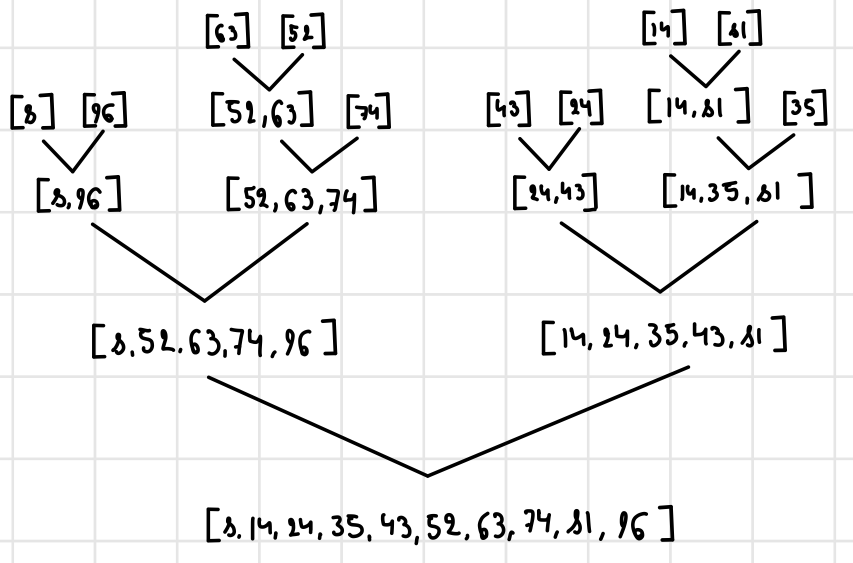
#> input picture img/prueba1.jpg, 1705 x 1125 px (shown at 1/2 size)
$ python main.py
#> lines starting #> are read from the running program, lines starting #| are printed output that depends on the picture
### src/transformations.py
import cv2
import numpy as np

# [9 lines left out: function load_image, not called in this run]

import cv2
import numpy as np
import matplotlib.pyplot as plt

def load_image(image_path: str) -> np.ndarray:
    """
    Carga la imagen en formato BGR (estándar OpenCV).
    """
#> called with image_path = '../img/prueba1.jpg'
    image = cv2.imread(image_path)
#> image is the input picture: shape (1125, 1705, 3); min 0, max 255, mean 240.4
#| Dimensiones de la imagen: (1125, 1705, 3)
    if image is None:
        raise FileNotFoundError(f"No se pudo cargar la imagen en {image_path}")
    return image

def show_image_cv2(image_bgr: np.ndarray, title: str = "Imagen"):
    """
    Muestra la imagen usando Matplotlib, convirtiéndola de BGR a RGB.
    """
    # Convertir de BGR a RGB
    image_rgb = cv2.cvtColor(image_bgr, cv2.COLOR_BGR2RGB)

    # Mostrar con Matplotlib
    plt.imshow(image_rgb)
    plt.title(title)
    plt.axis('off')  # Omitir ejes para una vista más limpia
    plt.show()

#Rotación cv2.getRotationMatrix2D

import cv2
import numpy as np

def rotate_image(image_bgr: np.ndarray, angle: float) -> np.ndarray:
    """
    Rota la imagen (BGR) un número de grados especificado alrededor de su centro.
    Utiliza cv2.getRotationMatrix2D + cv2.warpAffine.
    """
#> called with angle = 45
    # Dimensiones de la imagen
    (height, width) = image_bgr.shape[:2]
#> height = 1125; width = 1705

    # Calcula el centro
    center = (width // 2, height // 2)
#> center = (852, 562)

    # Obtiene la matriz de rotación (2x3)
    # scale=1.0 → no hay escalado
    rotation_matrix = cv2.getRotationMatrix2D(center, angle, 1.0)

    # Aplica la transformación
    rotated = cv2.warpAffine(
        image_bgr,              # imagen de entrada
        rotation_matrix,        # matriz de transformación
        (width, height)         # tamaño de la imagen de salida (ancho, alto)
    )
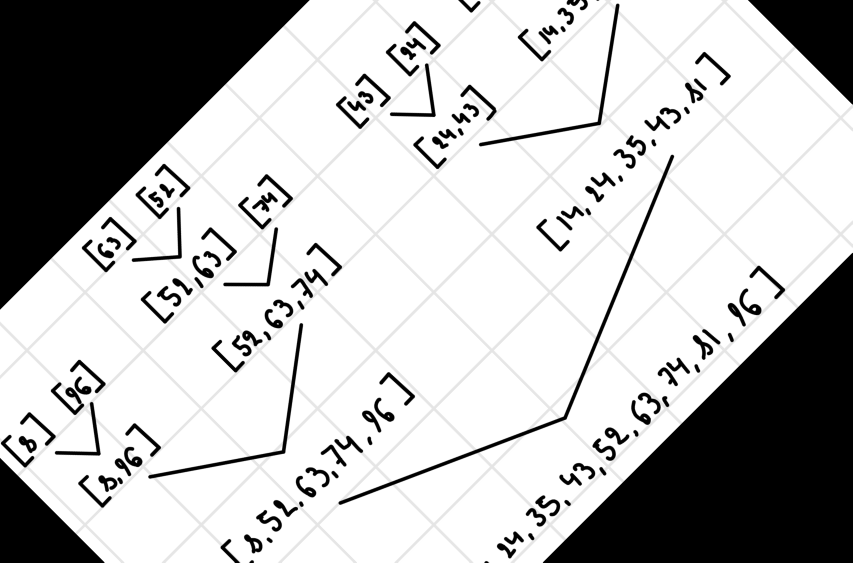
#> rotated: shape (1125, 1705, 3) (shown at 1/2 size); min 0, max 255, mean 186.2
    return rotated

#Escalado cv2.resize

def scale_image(image_bgr: np.ndarray, fx: float, fy: float) -> np.ndarray:
    """
    Escala la imagen multiplicando el ancho por fx y el alto por fy.
    """
#> called with fx = 0.5, fy = 0.5
    # cv2.resize usa (ancho, alto) y fx/fy (factor en x e y)
    scaled = cv2.resize(image_bgr, None, fx=fx, fy=fy, interpolation=cv2.INTER_LINEAR)
    return scaled


#Reflexión (Espejo) cv2.flip

def reflect_image(image_bgr: np.ndarray, flip_code: int) -> np.ndarray:
    """
    flip_code = 0 -> flip vertical
    flip_code = 1 -> flip horizontal
    flip_code = -1 -> flip en ambos ejes
    """
#> called with flip_code = 1
    flipped = cv2.flip(image_bgr, flip_code)
    return flipped


#Traslación (Mover la imagen en x, y) warpAffine

def translate_image(image_bgr: np.ndarray, shift_x: float, shift_y: float) -> np.ndarray:
    """
    Desplaza la imagen shift_x píxeles horizontalmente y shift_y píxeles verticalmente.
    shift_x > 0 -> mueve a la derecha
    shift_y > 0 -> mueve hacia abajo
    """
#> called with shift_x = 100, shift_y = 50
    (height, width) = image_bgr.shape[:2]
#> height = 1125; width = 1705

    # Construir la matriz de traslación
    T = np.float32([
        [1, 0, shift_x],
        [0, 1, shift_y]
    ])

    # warpAffine necesita (width, height) como tamaño de la salida
    translated = cv2.warpAffine(image_bgr, T, (width, height))
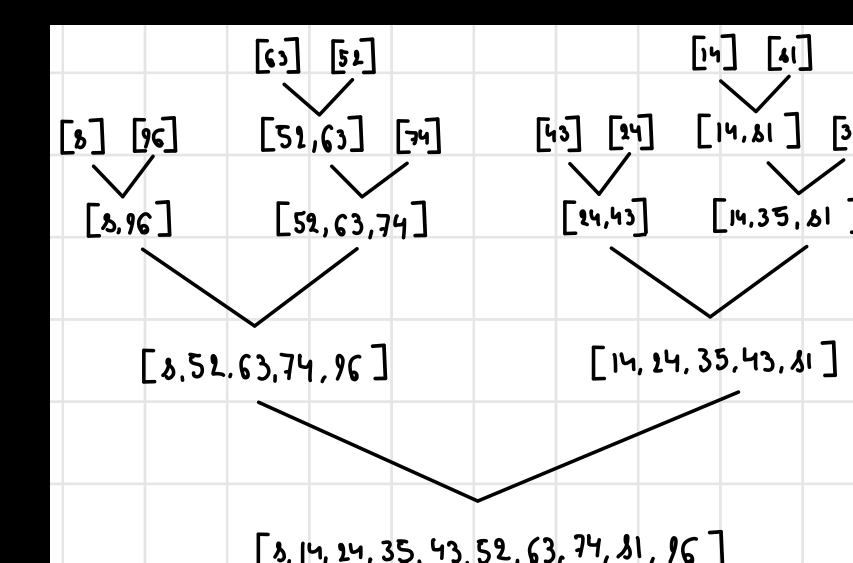
#> translated: shape (1125, 1705, 3) (shown at 1/2 size); min 0, max 255, mean 215.5

    return translated

### src/main.py
from transformations import load_image, show_image_cv2

def main():
    # Ruta relativa hacia la imagen
    img = load_image("../img/prueba1.jpg")
    print("Dimensiones de la imagen:", img.shape)

    # Visualizar
    show_image_cv2(img, "Visualización con Matplotlib")

if __name__ == "__main__":
    main()


#PROBAR FUNCIONES

# src/main.py
from transformations import (
    load_image, show_image_cv2,
    rotate_image, scale_image, reflect_image, translate_image
)

def main():
    # 1. Carga la imagen
    img = load_image("../img/prueba1.jpg")

    # 2. Rotar la imagen 45 grados
    rotated_img = rotate_image(img, 45)
    show_image_cv2(rotated_img, "Imagen Rotada 45°")

    # 3. Escalar la imagen a la mitad
    scaled_img = scale_image(img, fx=0.5, fy=0.5)
    show_image_cv2(scaled_img, "Imagen Escalada a la Mitad")

    # 4. Reflejar la imagen horizontalmente
    flipped_h_img = reflect_image(img, 1)  # flip_code=1: flip horizontal
    show_image_cv2(flipped_h_img, "Imagen Reflejada Horizontalmente")

    # 5. Trasladar la imagen 100 px a la derecha y 50 px hacia abajo
    translated_img = translate_image(img, 100, 50)
    show_image_cv2(translated_img, "Imagen Trasladada")

if __name__ == "__main__":
    main()

#BRAIN

# src/main.py
from transformations import (
    load_image,
    show_image_cv2,
    rotate_image,
    scale_image,
    reflect_image,
    translate_image
)

def main():
    # 1. Cargar imagen (ajusta la ruta si tu imagen se llama distinto o está en otra carpeta)
    img = load_image("../img/brain.jpg")
#> call 3 of load_image, with image_path = '../img/brain.jpg'
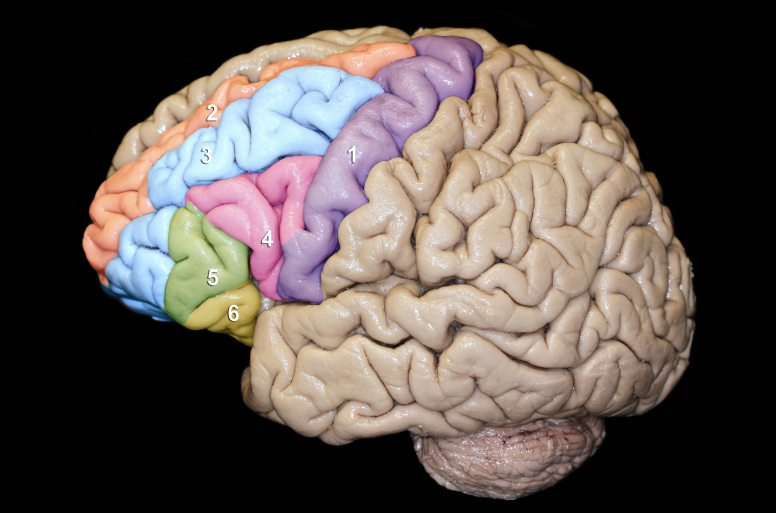
#> input picture img/brain.jpg, 1552 x 1026 px (shown at 1/2 size)
#> in load_image, image is the input picture: shape (1026, 1552, 3); mean B, G, R 76.6, 81.8, 91.9
    print("Dimensiones originales:", img.shape)
#| Dimensiones originales: (1026, 1552, 3)

    # 2. Rotar la imagen 45 grados
    rotated_img = rotate_image(img, 45)
#> call 2 of rotate_image, with angle = 45
#> in rotate_image (call 2), `rotated = cv2.warpAffine( image_bgr,`:
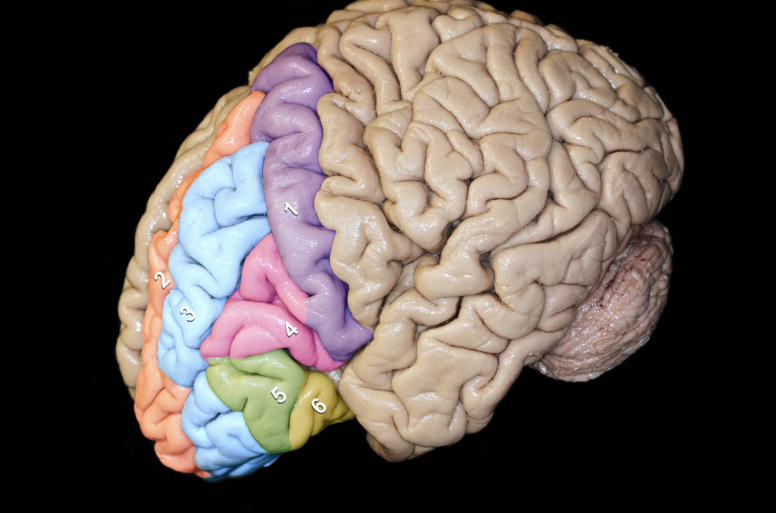
#> rotated: shape (1026, 1552, 3) (shown at 1/2 size); mean B, G, R 76.3, 81.4, 91.4
    show_image_cv2(rotated_img, "Imagen Rotada 45°")

    # 3. Escalar la imagen a 0.2 (20% de su tamaño original)
    scaled_img = scale_image(img, fx=0.2, fy=0.2)
#> call 2 of scale_image, with fx = 0.2, fy = 0.2
#> in scale_image (call 2), `scaled = cv2.resize(image_bgr, None, fx=fx, fy=fy, interpolation=cv2.I..`:
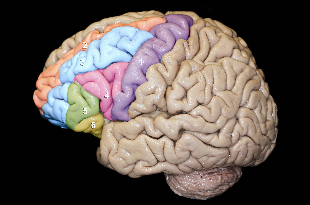
#> scaled: shape (205, 310, 3); mean B, G, R 76.8, 82, 92.2
    show_image_cv2(scaled_img, "Imagen Escalada 0.2x")

    # 4. Reflejar la imagen (flip horizontal)
    flipped_img = reflect_image(img, 1)  # 1 = flip horizontal
#> call 2 of reflect_image, with flip_code = 1
#> in reflect_image (call 2), `flipped = cv2.flip(image_bgr, flip_code)`:
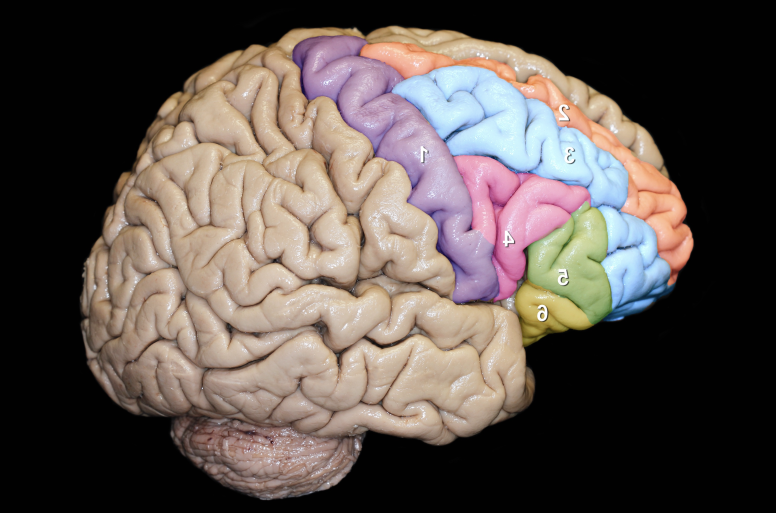
#> flipped: shape (1026, 1552, 3) (shown at 1/2 size); mean B, G, R 76.6, 81.8, 91.9
    show_image_cv2(flipped_img, "Imagen Reflejada Horizontalmente")

    # 5. Trasladar la imagen (100 px a la derecha, 50 px abajo)
    translated_img = translate_image(img, 100, 50)
#> call 2 of translate_image, with shift_x = 100, shift_y = 50
#> in translate_image (call 2), `translated = cv2.warpAffine(image_bgr, T, (width, height))`:
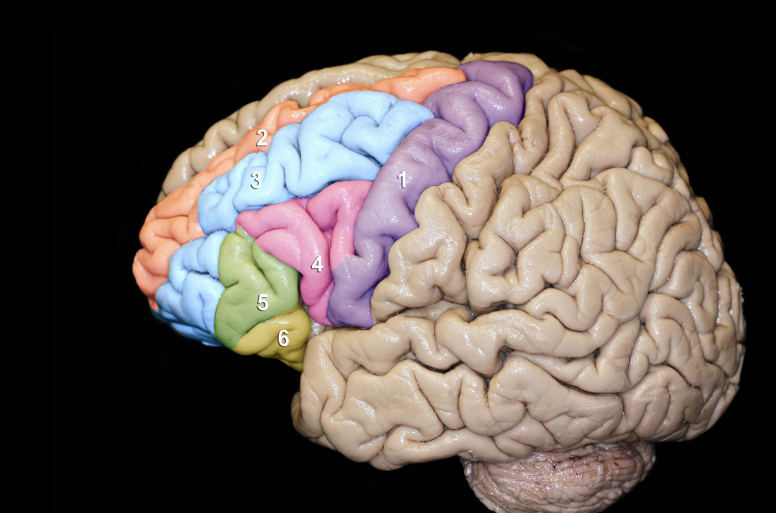
#> translated: shape (1026, 1552, 3) (shown at 1/2 size); mean B, G, R 76.4, 81.6, 91.7
    show_image_cv2(translated_img, "Imagen Trasladada")

if __name__ == "__main__":
    main()
